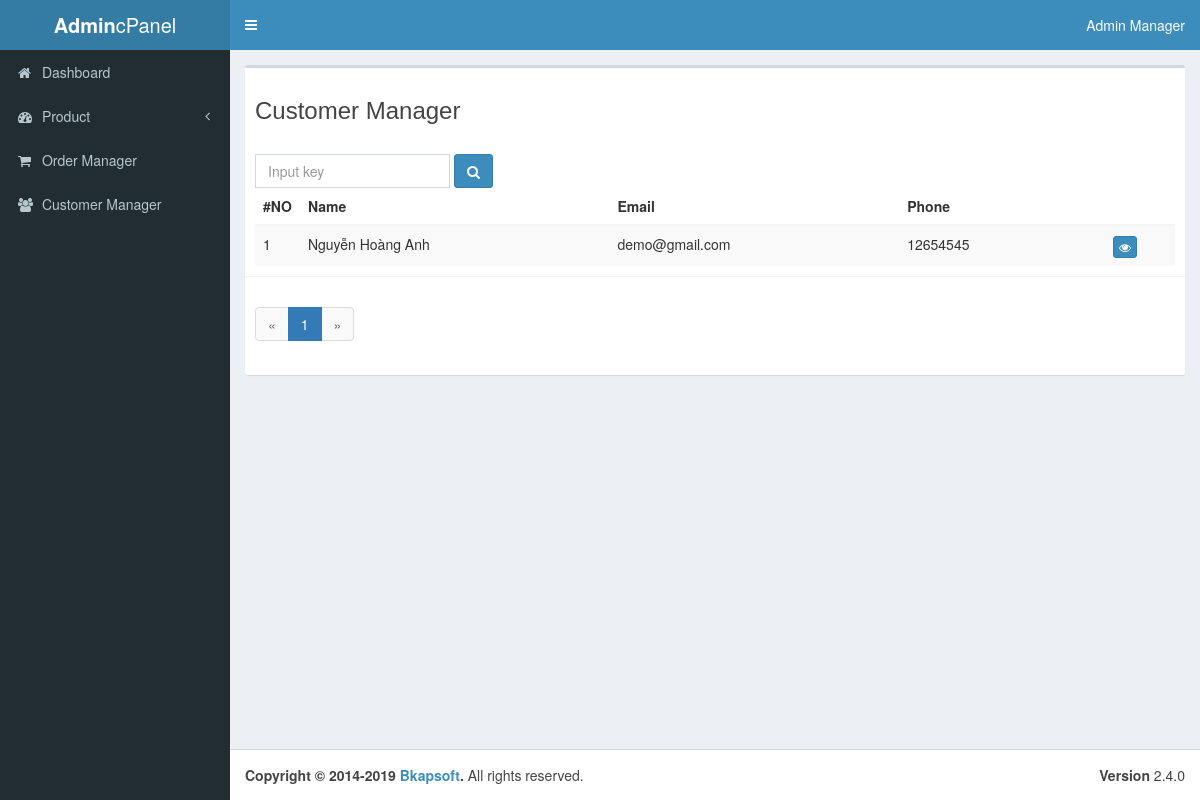
Screenshot of /admin/index.php?m=customer (signed in) with the database file from the repository.
### tables this page shows
Create table account
(
  id int primary key auto_increment,
  name varchar(150) not null,
  email varchar(150) not null UNIQUE,
  phone varchar(20) not null UNIQUE,
  address varchar(250) not null,
  password varchar(64) not null,
  type tinyint null default '0'
);

### db/connect.php (called while the page is built, shortened)
<?php
$dns = "mysql:host=localhost;dbname=bkap";
$options = [
    PDO::MYSQL_ATTR_INIT_COMMAND => 'SET NAMES utf8',
    PDO::ATTR_ERRMODE => PDO::ERRMODE_EXCEPTION
];
try {
    $conn = new PDO($dns,'root','',$options);
} catch (PDOException $e) {
    echo $e->getMessage(); die;
}
function getAll($args = []){
    global $conn;
    $table = isset($args['table']) ? $args['table'] : '';
    $orderBy = isset($args['orderBy']) ? $args['orderBy'] : 'id';
    $where = isset($args['where']) ? $args['where'] : false;
    $orderCompare = isset($args['orderCompare']) ? $args['orderCompare'] : 'ASC';
    $rand = isset($args['rand']) ? true : false;
    $limit = isset($args['limit']) ? $args['limit'] : false;
    $sql = "SELECT * FROM $table ";
    if ($where) {
        $sql .= " WHERE $where ";
    }
    if ($rand) {
        $sql .= " Order By RAND()";
        if ($limit) {
             $sql .= " LIMIT $limit";
        }
    }else{
        $sql .= " Order By $orderBy $orderCompare ";
    }
    $stm = $conn->prepare($sql);
    $stm->setFetchMode(PDO::FETCH_ASSOC);
    $stm->execute();
    $result = $stm->fetchAll();
    return $result;
}
?>

### admin/modules/customer/index.php (the view, shortened to what this page needs)
<div class="box-header">
	<h3>Customer Manager</h3>
</div>
<div class="box-body">
	<?php
		$ps = getAll(['table' => 'account','where' => "type=0" ]);
		$total = count($ps);
		$limit = 10;
		$page = ceil($total/$limit);
		$getPage = !empty($_GET['page']) ? $_GET['page'] : 1;
		$start = ($getPage-1) * $limit;
		$sql = "SELECT id,name,email,phone from account WHERE type = 0 ";
		$sql .= "Order By id DESC LIMIT $start, $limit";
		$stm = $conn->prepare($sql);
		$stm->execute(); $stm->setFetchMode(PDO::FETCH_ASSOC);
		$customers = $stm->fetchAll();
	?>
	<form action="" class="form-inline" role="form">
		<div class="form-group">
			<input class="form-control" name="key" placeholder="Input key">
		</div>
		<button type="submit" class="btn btn-primary"><i class="fa fa-search"></i></button>
	</form>
	<table class="table table-striped table-hover">
	<thead>
		<tr>
			<th style="width: 20px; text-align: center">#NO</th>
			<th>Name</th>
			<th>Email</th>
			<th>Phone</th>
			<th></th>
		</tr>
	</thead>
	<tbody>
	<?php $n=1; foreach($customers as $customer) : ?>
		<tr>
			<td><?php echo $n ?></td>
			<td><?php echo $customer['name'] ?></td>
			<td><?php echo $customer['email'] ?></td>
			<td><?php echo $customer['phone'] ?></td>
			<td  style="width: 100px; text-align: center">
                <a href="index.php?m=customer&a=order&id=<?php echo $customer['id'] ?>" class="btn btn-xs btn-primary"><i class="fa fa-eye"></i></a>
			</td>
		</tr>
	<?php $n++; endforeach; ?>
	</tbody>
</table>
</div>
<div class="box-footer">
	<ul class="pagination">
	<li><a href="#">&laquo;</a></li>
	<?php for($i=1; $i<= $page; $i++) :
     $active = $getPage == $i ? 'class="active"': '';
	?>
	<li <?php echo $active; ?>>
		<?php if(!empty($_GET['key'])) : $key =  $_GET['key']; ?>
		<a href="index.php?m=product&a=category&page=<?php echo $i; ?>&key=<?php echo $key ?>"><?php echo $i ?></a>
		<?php else: ?>
		<a href="index.php?m=product&a=category&page=<?php echo $i; ?>"><?php echo $i ?></a>
		<?php endif; ?>
	</li>
	<?php endfor; ?>
	<li><a href="#">&raquo;</a></li>
</ul>
</div>

### rows the page displays
account: name "Nguyễn Hoàng Anh", email "demo@gmail.com", phone "12654545"

### other values shown
$admin['name'] "Admin Manager"
